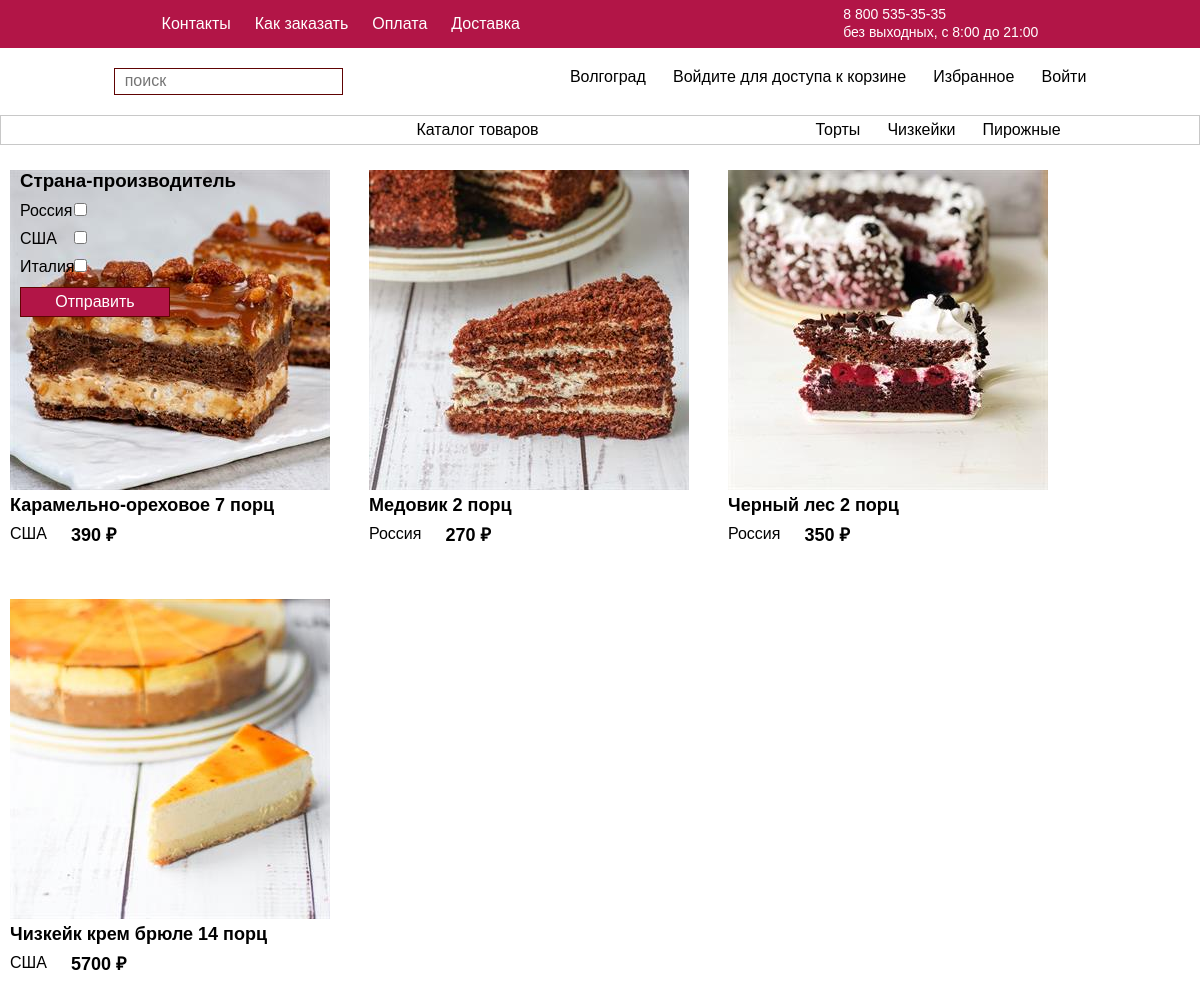
The page / on the database its author committed.
### tables this page shows
CREATE TABLE `categories` (
  `id` int NOT NULL,
  `name` varchar(255) NOT NULL
);

CREATE TABLE `countries` (
  `id` int NOT NULL,
  `name` varchar(255) NOT NULL
);

CREATE TABLE `product` (
  `id` int NOT NULL,
  `id_cathegory` int NOT NULL,
  `artikul` varchar(255) NOT NULL,
  `price` decimal(10,0) NOT NULL,
  `short_descr` varchar(255) NOT NULL,
  `min_image` varchar(255) NOT NULL,
  `prod_name` varchar(255) NOT NULL,
  `nalichiye` int NOT NULL,
  `weight` int NOT NULL
);

CREATE TABLE `prod_genre` (
  `id` int NOT NULL,
  `id_prod` int NOT NULL,
  `id_genre` int NOT NULL
);

### index.php (the view, shortened to what this page needs)
<?php
include_once 'connect.php';
?>
<!DOCTYPE html>
<html lang="ru">
<head>
    <link rel="stylesheet" href="css/style.css">
    <link rel="stylesheet" href="css/normalize.css">
</head>
<body>
    <main class="main">
        <header class="header">
            <div class="container header__container">
                <nav class="header__top__nav nav">
                    <ul class="nav__list">
                        <li class="nav__item"><a href="#" class="nav__link">Контакты</a></li>
                        <li class="nav__item"><a href="#" class="nav__link">Как заказать</a></li>
                        <li class="nav__item"><a href="#" class="nav__link">Оплата</a></li>
                        <li class="nav__item"><a href="#" class="nav__link">Доставка</a></li>
                    </ul>
                    <ul class="nav__list-end">
                        <li class="nav__item"><span class="nav__top-text">8 800 535-35-35</span>
                            <br>
                        <li class="nav__item"><span class="nav__top-text">без выходных, с 8:00 до 21:00</span>
                        </li>
                    </ul>
                </nav>
            </div>
        </header>
        <div class="header__none">
            <div class="container header__container">
                <div class="header__wrapper log-block">
                    <form action="actiontest.php" class="log-block__form search" method="GET">
                        <input type="text" class="search__input" name="search_string" placeholder="поиск">
                    </form>
                    <nav class="log-block__nav nav">
                        <ul class="log-nav-list">
                            <li class="log-nav-item"><a href="#" class="log-nav-ink">Волгоград</a></li>
                            <?php
                            if (isset($_SESSION["id"])) {
                                echo "<a href='cart.php' class='cart__link'>" . "Корзина" . "</a>";
                            } else {
                                echo "<a href='reg/auth.php' class='cart__link'>" . "Войдите для доступа к корзине" . "</a>";
                            }
                            ?>
                            <li class="log-nav-item"><a href="#" class="log-nav-link">Избранное</a></li>
                            <?php
                            if (isset($_SESSION["id"])) {
                                echo "<a href='profile.php?userid=" . $_SESSION['id'] . "' class='login__link'>" . $_SESSION["login"] . "</a>";
                                echo "<a href='reg/exit.php' class='login__link'>Выйти</a>";
                            } else {
                                echo "<a href='reg/auth.php' class='login__link'>Войти</a>";
                            }
                            ?>
                        </ul>
                    </nav>
                </div>
                <?php
                $genreSelect = "SELECT * FROM `countries`";
                $genreSelectResult = mysqli_query($connect, $genreSelect);
                $categorySelect = "SELECT * FROM `categories`";
                $categorySelectResult = mysqli_query($connect, $categorySelect);
                ?>
                <div class="container main__container">
                    <div class="header__wrapper-main main-block">
                        <a href="index.php">
                            <a href="http://sladosty/index.php"><span class="burger__item-text">Каталог товаров</span></a>
                        </a>
                        <ul class="log-nav-list">
                            <?php
                            foreach ($categorySelectResult as $categoryRow) {
                                echo "<li class='log-nav-item'>";
                                echo "<a href='category.php?categoryid="  . $categoryRow['id'] . "' class='log-nav-link'>" . $categoryRow['name'] . "</a>";
                                echo "</li>";
                            }
                            ?>
                        </ul>
                    </div>
                </div>
            </div>
        </div>
        <aside class="promo__aside aside">
            <form class="aside__form form" method="GET" action="genreselect.php">
                <h3 class="form__label">Страна-производитель</h3>
                <div class="form__checkbox__wrapper">
                    <?php
                    include_once 'filter.php'
                    ?>
                </div>
                <input type="submit" class="aside__button" value="Отправить">
            </form>
        </aside>
        <section class="main__section store">
            <div class="container store__container">
                <div class="store__wrapper product">
                    <?php
                    $prodSelect = "SELECT * FROM `product` ORDER BY prod_name";
                    $prodSelectResult = mysqli_query($connect, $prodSelect);
                    $fltSelect = "SELECT * FROM prod_genre, countries
                        WHERE prod_genre.id_genre = countries.id";
                    $fltSelectResult = mysqli_query($connect, $fltSelect);
                    ?>
                    <div class="product__list">
                        <?php
                        foreach ($prodSelectResult as $prodRow) {
                            echo "<a href='productcart.php?prodid=" . $prodRow['id'] . "'>";
                            echo "<div class='product__item product'>";
                            echo "<img src='img/" . $prodRow['min_image'] . "' alt='' class='prod__image'>";
                            echo "<div class='product__tags'>
                                    <h3 class='product__name'>" . $prodRow['prod_name'] . "</h3>";
                            echo "<ul class='product__list labels'>";
                            foreach ($fltSelectResult as $fltRow) {
                                if ($fltRow['id_prod'] == $prodRow['id']) {
                                    echo "<span class='product__span'>" . $fltRow['name'] . "</span>";
                                }
                            }
                            echo "<span class='product__span-price'>" . $prodRow['price'] . " ₽" . "</span>";
                            echo "</ul>";
                            echo "</div>";
                            echo "</div>";
                            echo "</a>";
                        }
                        ?>
                    </div>
                </div>
            </div>
        </section>
    </main>
</body>
</html>

### filter.php
<?php
echo "<div class='form__genres'>";
foreach ($genreSelectResult as $genreRow) {
    echo "<div class='aside__checkbox checkbox'>";
    echo "<label for='" . $genreRow['name'] . "' class='checkbox__label'>" . $genreRow['name'] . "</label>";
    echo "<input type='checkbox' name='genres[]' id='" . $genreRow['name'] . "' value='" . $genreRow['name'] . "'>";
    echo "</div>";
}
echo "</div>";

### css/style.css (style rules this page uses)
html { box-sizing: border-box; }
*, *::after, *::before { box-sizing: inherit; }
a { text-decoration: none; color: inherit; }
ul { list-style: none; padding: 0; margin: 0; }
body { min-width: 320px; font-family: sans-serif; }
img { max-width: 100%; }
.container { margin: 0 auto; max-width: 1200px; }
.header { background-color: rgb(178, 21, 71); }
.header__top__nav { display: flex; justify-content: space-around; padding: 5px 0px; color: rgb(255, 255, 255); }
.nav__list { display: flex; gap: 1.5em; padding: 10px 0; }
.nav__top-text { font-size: 14px; }
.header__wrapper { padding: 20px 0; display: flex; justify-content: space-around; }
.log-nav-list { display: flex; gap: 1.7em; }
.header__wrapper-main { margin-bottom: 15px; padding: 5px 0; display: flex; justify-content: space-around; border: 1px solid rgb(200, 200, 200); }
.aside__button { border: 1px solid rgb(96, 3, 3); background-color: rgb(178, 21, 71); color: rgb(255, 255, 255); padding: 5px 10px; cursor: pointer; }
.search__input { border: 1px solid rgb(96, 3, 3); padding: 3px 10px; }
.store__wrapper { display: flex; min-height: 450px; padding: 10px 10px; }
.product__list { display: flex; gap: 1.5em; max-width: 500%; min-height: 50px; flex-direction: row; flex-wrap: wrap; margin: 0; }
.product__name { margin: 0; font-size: 18px; font-weight: 600; margin-bottom: 10px; }
.product__span-price { font-size: 18px; font-weight: 600; }
.prod__image { margin-right: 15px; object-fit: contain; min-width: 185px; flex-shrink: 0; flex-grow: 0; }
.product__tags { margin-right: 10px; max-width: 320px; }
.promo__aside { display: flex; flex-direction: column; padding: 10px 20px; align-items: flex-start; position:absolute; }
.aside__form { display: flex; flex-direction: column; min-width: 50%; }
.aside__button { max-width: 150px; }
.aside__checkbox { display: flex; justify-content: space-between; align-items: baseline; margin-bottom: 10px; }
.form__label { margin: 0; margin-bottom: 10px; }
.form__genres { margin-right: 10px; }
.form__checkbox__wrapper { display: flex; flex-direction: row; }

### rows shown on the page
categories: name "Торты"
categories: name "Чизкейки"
categories: name "Пирожные"
countries: name "Россия"
countries: name "США"
countries: name "Италия"
product: min_image (picture), prod_name "Карамельно-ореховое 7 порц", price "390"
prod_genre: id_genre.name "США"
product: min_image (picture), prod_name "Медовик 2 порц", price "270"
prod_genre: id_genre.name "Россия"
product: min_image (picture), prod_name "Черный лес 2 порц", price "350"
prod_genre: id_genre.name "Россия"
product: min_image (picture), prod_name "Чизкейк крем брюле 14 порц", price "5700"
prod_genre: id_genre.name "США"
